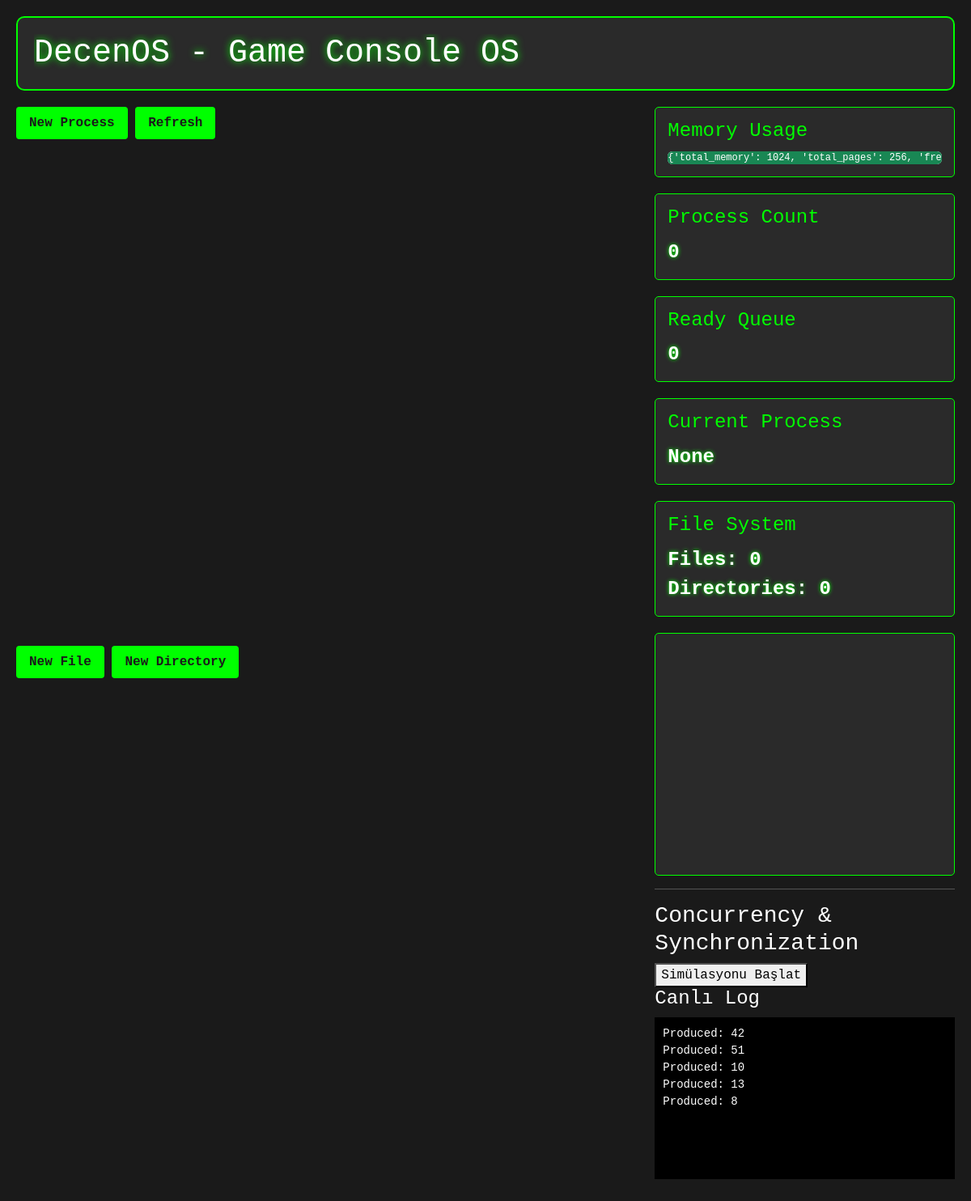
Page /process/ (signed in) on the earlier database version.
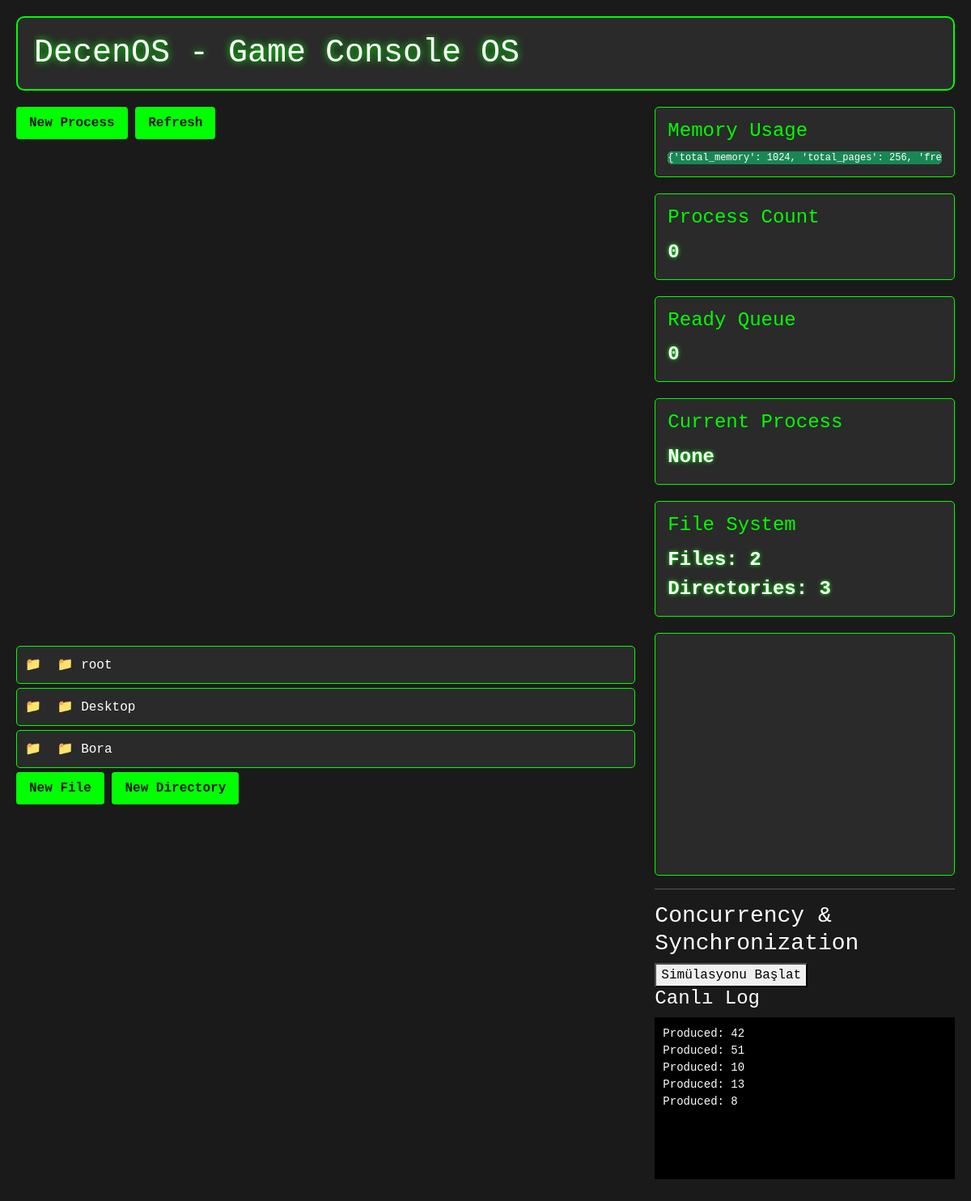
Same page on the later database version.
### core/models.py (models this page shows, shortened)
class Directory(models.Model):
    name = models.CharField(max_length=255)
    parent = models.ForeignKey('self', on_delete=models.CASCADE, null=True, blank=True, related_name='subdirectories')
    owner = models.ForeignKey(User, on_delete=models.CASCADE, related_name='owned_directories')
    created_at = models.DateTimeField(default=timezone.now)
    last_modified = models.DateTimeField(auto_now=True)
    class Meta:
        unique_together = ('name', 'parent')

### core/views.py (the view)
# urls.py: path('', views.dashboard, name='dashboard'),
@login_required
def dashboard(request):
    processes = Process.objects.exclude(state=Process.ProcessState.TERMINATED)
    directories = Directory.objects.filter(parent=None)
    files = File.objects.filter(directory=None)
    system_status = get_os_instance().get_system_status()
    return render(request, 'core/dashboard.html', {
        'processes': processes,
        'directories': directories,
        'files': files,
        'current_path': [],
        'memory_usage': system_status['memory_usage'],
        'process_count': system_status['process_count'],
        'ready_queue_size': system_status['ready_queue_size'],
        'current_process': system_status['current_process'],
        'file_system_status': system_status['file_system_status'],
        'console_history': []
    })

### core/memory_manager.py (called while the page is built)
    def get_memory_usage(self):
        total_allocated = sum(len(pages) for pages in self.allocated_pages.values())
        return {
            'total_memory': self.total_memory,
            'total_pages': self.total_pages,
            'free_pages': len(self.free_pages),
            'allocated_pages': total_allocated,
            'page_size': self.page_size
        }

### core/process_manager.py (called while the page is built)
    def _initialize_processes(self):
        for process in Process.objects.all():
            if process.state != Process.ProcessState.TERMINATED:
                self.processes[process.pid] = process
                if process.state == Process.ProcessState.READY:
                    self.scheduler.add_process(process)

    def get_all_processes(self):
        self._initialize_processes()
        return list(self.processes.values())

### core/scheduler.py (called while the page is built)
    def get_ready_queue(self):
        return self.ready_queue

    def get_current_process(self):
        return self.current_process

### core/views.py (called while the page is built)
def get_os_instance():
    global _os_instance
    if _os_instance is None:
        _os_instance = DecenOS()
    return _os_instance

### core/templates/core/dashboard.html (shortened to what this page needs)
{% extends 'core/base.html' %} {% block process_dashboard %}
<div class="process-controls">
  <button class="console-button" onclick="createProcess()">New Process</button>
  <button class="console-button" onclick="refreshProcesses()">Refresh</button>
</div>
{% endblock %} {% block system_status %}
<div class="system-metrics">
  <div class="metric">
    <h4>Memory Usage</h4>
    <div class="progress">
      <div
        class="progress-bar bg-success"
        role="progressbar"
        style="width: {{ memory_usage }}%"
      >
        {{ memory_usage }}%
      </div>
    </div>
  </div>
  <div class="metric">
    <h4>Process Count</h4>
    <div class="metric-value">{{ process_count }}</div>
  </div>
  <div class="metric">
    <h4>Ready Queue</h4>
    <div class="metric-value">{{ ready_queue_size }}</div>
  </div>
  <div class="metric">
    <h4>Current Process</h4>
    <div class="metric-value">{{ current_process|default:"None" }}</div>
  </div>
  <div class="metric">
    <h4>File System</h4>
    <div class="metric-value">
      Files: {{ file_system_status.total_files }}<br />
      Directories: {{ file_system_status.total_directories }}
    </div>
  </div>
</div>
{% endblock %} {% block file_explorer %}
<div class="file-list">
  {% for dir in directories %}
  <div class="file-item directory" onclick="navigateTo('{{ dir.id }}')">
    📁 {{ dir.name }}
  </div>
  {% endfor %}
</div>
<div class="file-actions">
  <button class="console-button" onclick="createFile()">New File</button>
  <button class="console-button" onclick="createDirectory()">
    New Directory
  </button>
</div>
{% endblock %} {% block console_output %}
<div class="console-history" id="console-history">
</div>
<hr>
<h3>Concurrency & Synchronization</h3>
<button onclick="startSimulation()">Simülasyonu Başlat</button>
<h4>Canlı Log</h4>
<pre id="logDisplay" style="background-color:#000; padding:10px; height:200px; overflow-y:scroll;"></pre>
{% endblock %}

Differences in the rows shown:
added Directory: name "root"
added Directory: name "Desktop"
added Directory: name "Bora"
Other differences:
{{ file_system_status.total_files }}: "0" → "2"
{{ file_system_status.total_directories }}: "0" → "3"
